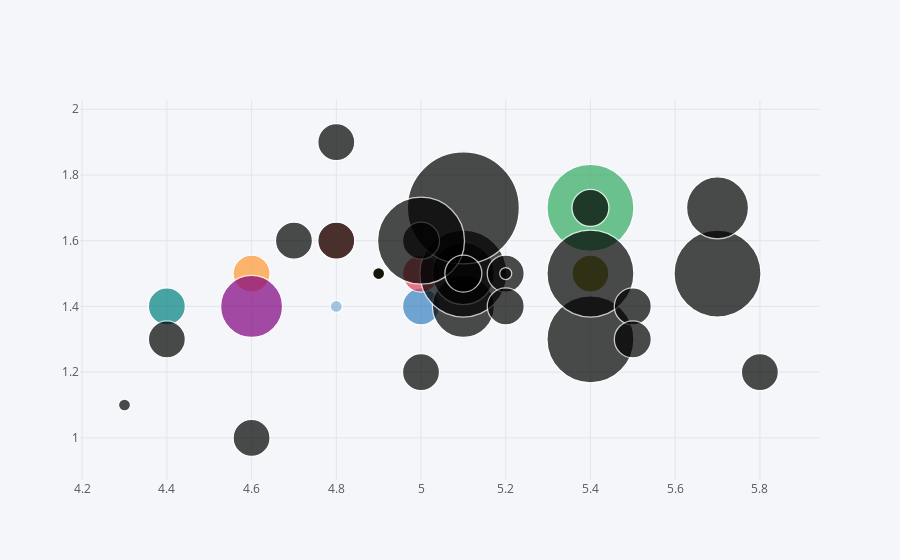

The code cell stored with this chart in its notebook:
### Code cell
info2.iloc[3:40].iplot(kind = 'bubble', x='sepal_length', y='petal_length' , size='petal_width' )

### Figure 1 — Plotly figure (JSON) as saved in the notebook; plotly's stock layout.template omitted (floating-point values rounded to 4 significant figures)
{"data": [{"marker": {"color": ["rgb(255, 153, 51)", "rgb(55, 128, 191)", "rgb(50, 171, 96)", "rgb(128, 0, 128)", "rgb(219, 64, 82)", "rgb(0, 128, 128)", "rgb(255, 255, 51)", "rgb(128, 128, 0)", "rgb(251, 128, 114)", "rgb(128, 177, 211)"], "line": {"width": 1.3}, "size": [37, 37, 87, 62, 37, 37, 12, 37, 37, 12, 12, 37, 87, 87, 62, 62, 62, 37, 87, 37, 112, 37, 37, 87, 37, 37, 37, 37, 87, 12, 37, 12, 37, 37, 12, 37, 37], "symbol": "circle"}, "mode": "markers", "text": "", "type": "scatter", "x": [4.6, 5, 5.4, 4.6, 5, 4.4, 4.9, 5.4, 4.8, 4.8, 4.3, 5.8, 5.7, 5.4, 5.1, 5.7, 5.1, 5.4, 5.1, 4.6, 5.1, 4.8, 5, 5, 5.2, 5.2, 4.7, 4.8, 5.4, 5.2, 5.5, 4.9, 5, 5.5, 4.9, 4.4, 5.1], "y": [1.5, 1.4, 1.7, 1.4, 1.5, 1.4, 1.5, 1.5, 1.6, 1.4, 1.1, 1.2, 1.5, 1.3, 1.4, 1.7, 1.5, 1.7, 1.5, 1, 1.7, 1.9, 1.6, 1.6, 1.5, 1.4, 1.6, 1.6, 1.5, 1.5, 1.4, 1.5, 1.2, 1.3, 1.5, 1.3, 1.5]}], "layout": {"legend": {"bgcolor": "#F5F6F9", "font": {"color": "#4D5663"}}, "paper_bgcolor": "#F5F6F9", "plot_bgcolor": "#F5F6F9", "title": {"font": {"color": "#4D5663"}}, "xaxis": {"gridcolor": "#E1E5ED", "showgrid": true, "tickfont": {"color": "#4D5663"}, "title": {"font": {"color": "#4D5663"}, "text": ""}, "zerolinecolor": "#E1E5ED"}, "yaxis": {"gridcolor": "#E1E5ED", "showgrid": true, "tickfont": {"color": "#4D5663"}, "title": {"font": {"color": "#4D5663"}, "text": ""}, "zerolinecolor": "#E1E5ED"}}}
